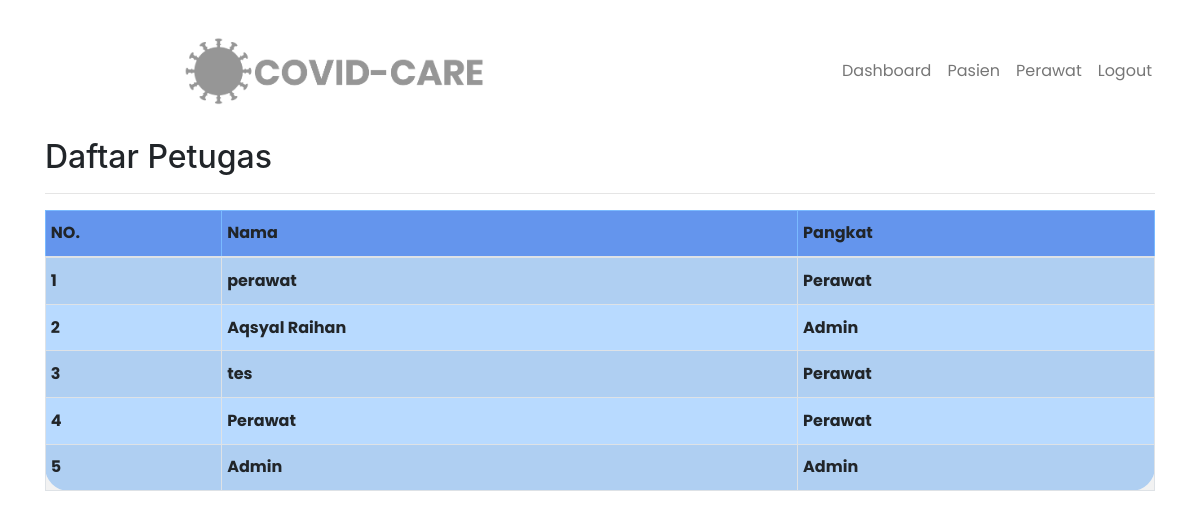
/perawat/index.php, run on the app's committed database.
### tables this page shows
CREATE TABLE `t_petugas` (
  `id_petugas` int(3) NOT NULL,
  `nama` varchar(255) NOT NULL,
  `username` varchar(255) NOT NULL,
  `password` varchar(255) NOT NULL,
  `id_level` int(3) DEFAULT NULL
);

CREATE TABLE `t_level` (
  `id_level` int(3) NOT NULL,
  `level` varchar(255) NOT NULL
);

### perawat/index.php (the view, shortened to what this page needs)
<?php
include '../aset/connect.php';
include '../aset/navbarjero.php';
?>
<!DOCTYPE html>
<html>
<head>
    <link rel="stylesheet" href="https://stackpath.bootstrapcdn.com/bootstrap/4.1.3/css/bootstrap.min.css">
        <link rel="stylesheet" href="../css/text.css">
</head>
<body>
    <div class="container" style="margin-top:20px">
        <h2>Daftar Petugas</h2>
        <hr>
        <table class="table table-striped table-primary table-hover table-sm table-bordered legok">
            <thead class="biru legok">
                <tr>
                    <th class="poppins-ori">NO.</th>
                    <th class="poppins-ori">Nama</th>
                    <th class="poppins-ori">Pangkat</th>
                </tr>
            </thead>
            <tbody>
                <?php
                $sql = mysqli_query($koneksi, "SELECT * FROM t_petugas ORDER BY id_petugas DESC") or die(mysqli_error($connection));
                if (mysqli_num_rows($sql) > 0) {
                    $no = 1;
                    while ($data = mysqli_fetch_assoc($sql)) {
                        $id_level = $data['id_level'];
                        $query = mysqli_query($koneksi, "SELECT level FROM `t_level` WHERE id_level=$id_level");
                        $temp = mysqli_fetch_assoc($query);
                ?>
                        <tr class="poppins-ori">
                            <td><?php echo $no; ?></td>
                            <td><?php echo $data['nama']; ?></td>
                            <td><?php echo $temp['level']; ?></td>
                        </tr>
                <?php
                        $no++;
                    }
                } else {
                    echo '
      <tr>
        <td colspan="6">Tidak ada data.</td>
      </tr>
      ';
                }
                ?>
            </tbody>
        </table>
    </div>
</body>
</html>

### css/text.css (style rules this page uses)
.poppins-ori { font-family: "Poppins", sans-serif; font-style: normal; font-weight: bold; line-height: 36px; }
.legok { border-radius: 24px; }
.biru { background-color: cornflowerblue; }

### data on the page
t_petugas: nama "perawat", id_level.level "Perawat"
t_petugas: nama "Aqsyal Raihan", id_level.level "Admin"
t_petugas: nama "tes", id_level.level "Perawat"
t_petugas: nama "Perawat", id_level.level "Perawat"
t_petugas: nama "Admin", id_level.level "Admin"
